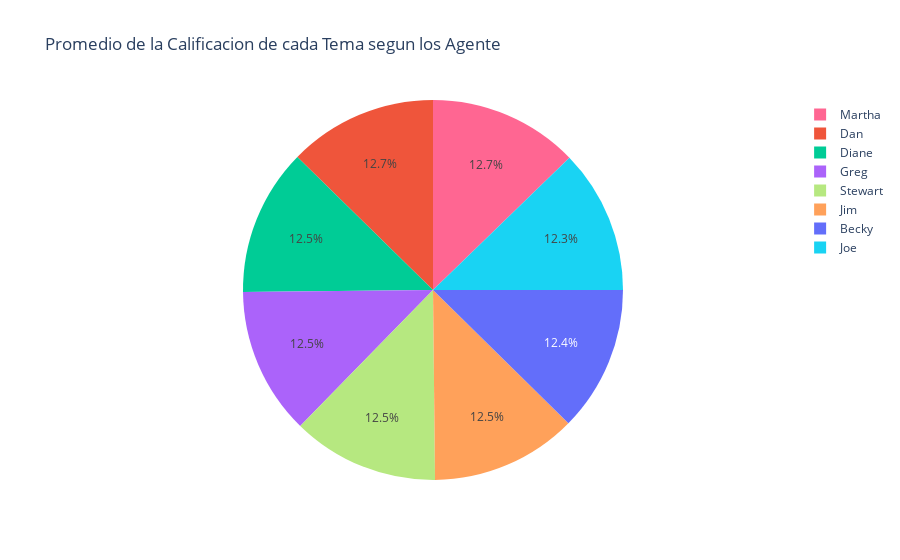

Notebook code for this chart:
### Code cell
df_agente=df_.groupby(['Agente','Tema'])['Calificación de satisfacción'].mean().reset_index()

fig=px.pie(df_agente,names='Agente',values='Calificación de satisfacción',color='Agente',
title='Promedio de la Calificacion de cada Tema segun los Agente')
fig

### Figure 1 — Plotly figure (JSON) as saved in the notebook; plotly's stock layout.template omitted (floating-point values rounded to 4 significant figures)
{"data": [{"customdata": [["Becky"], ["Becky"], ["Becky"], ["Becky"], ["Becky"], ["Dan"], ["Dan"], ["Dan"], ["Dan"], ["Dan"], ["Diane"], ["Diane"], ["Diane"], ["Diane"], ["Diane"], ["Greg"], ["Greg"], ["Greg"], ["Greg"], ["Greg"], ["Jim"], ["Jim"], ["Jim"], ["Jim"], ["Jim"], ["Joe"], ["Joe"], ["Joe"], ["Joe"], ["Joe"], ["Martha"], ["Martha"], ["Martha"], ["Martha"], ["Martha"], ["Stewart"], ["Stewart"], ["Stewart"], ["Stewart"], ["Stewart"]], "domain": {"x": [0, 1], "y": [0, 1]}, "hovertemplate": "Agente=%{customdata[0]}<br>Calificación de satisfacción=%{value}<extra></extra>", "labels": ["Becky", "Becky", "Becky", "Becky", "Becky", "Dan", "Dan", "Dan", "Dan", "Dan", "Diane", "Diane", "Diane", "Diane", "Diane", "Greg", "Greg", "Greg", "Greg", "Greg", "Jim", "Jim", "Jim", "Jim", "Jim", "Joe", "Joe", "Joe", "Joe", "Joe", "Martha", "Martha", "Martha", "Martha", "Martha", "Stewart", "Stewart", "Stewart", "Stewart", "Stewart"], "legendgroup": "", "marker": {"colors": ["#636efa", "#636efa", "#636efa", "#636efa", "#636efa", "#EF553B", "#EF553B", "#EF553B", "#EF553B", "#EF553B", "#00cc96", "#00cc96", "#00cc96", "#00cc96", "#00cc96", "#ab63fa", "#ab63fa", "#ab63fa", "#ab63fa", "#ab63fa", "#FFA15A", "#FFA15A", "#FFA15A", "#FFA15A", "#FFA15A", "#19d3f3", "#19d3f3", "#19d3f3", "#19d3f3", "#19d3f3", "#FF6692", "#FF6692", "#FF6692", "#FF6692", "#FF6692", "#B6E880", "#B6E880", "#B6E880", "#B6E880", "#B6E880"]}, "name": "", "showlegend": true, "type": "pie", "values": [3.44, 3.287, 3.482, 3.319, 3.313, 3.506, 3.257, 3.415, 3.447, 3.6, 3.333, 3.489, 3.505, 3.343, 3.375, 3.352, 3.444, 3.311, 3.441, 3.489, 3.422, 3.355, 3.266, 3.51, 3.408, 3.495, 3.417, 3.26, 3.219, 3.294, 3.467, 3.383, 3.463, 3.59, 3.451, 3.426, 3.402, 3.453, 3.349, 3.367]}], "layout": {"legend": {"tracegroupgap": 0}, "title": {"text": "Promedio de la Calificacion de cada Tema segun los Agente"}}}
